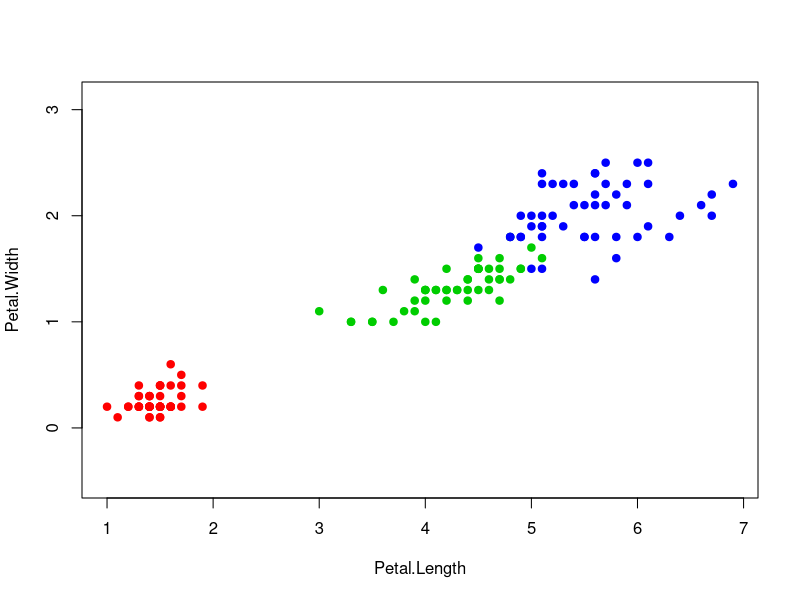

The R source for this figure:
sortObjectsByDist = function(xl, z){
  
  l = dim(xl)[1];
  n = dim(xl)[2]-1;
  
  distances = matrix(NA, l, 2);
  
  for (i in 1:l){
    distances[i, ] = c(i, sqrt(sum((xl[i, 1:n] - z)^2)));
  }
  
  orderedXl = xl[order(distances[, 2]), ];
  return (orderedXl);
}

classif_kNN = function(orderedXl, k){
  
  classes = orderedXl[1:k, 3];
  
  counts = table(c(classes));
 
  class = names(which.max(counts));
  
  return (class)
}

kNN = function(xl, z, k){
  return(classif_kNN(sortObjectsByDist(xl, z), k))
}

xl = iris[,3:5];

colors <- c("1" = "red", "2" = "green3", "3" = "blue")
plot(iris[, 3:4], pch = 21, bg = colors[iris$Species], col = colors[iris$Species], asp = 1)

x = 1;
y = 0;

while(x <= 7){
  while(y <= 3){
    class <- kNN(xl, c(x,y), k=6);
    points(x, y, pch = 22, bg = colors[class], col = colors[class], asp = 1);
    y = y + 0.5;
  }
  y = 0;
  x = x + 0.5;
}
